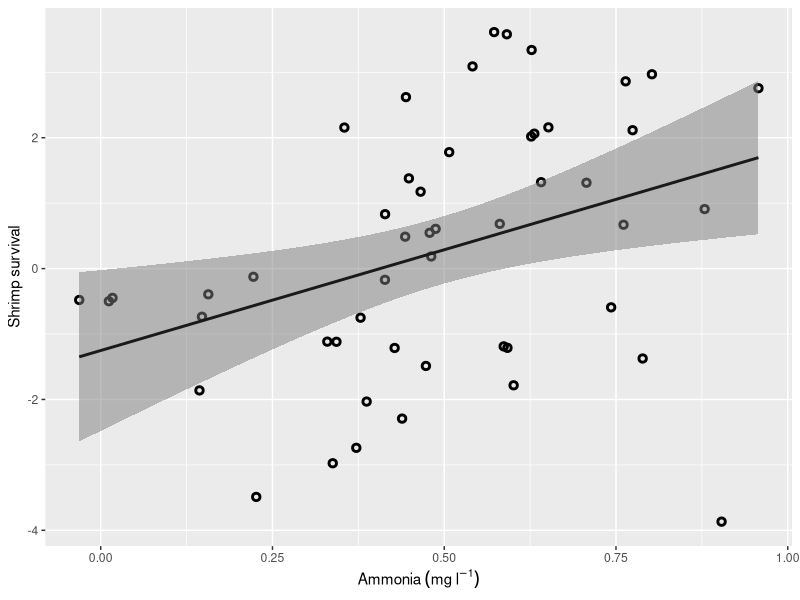
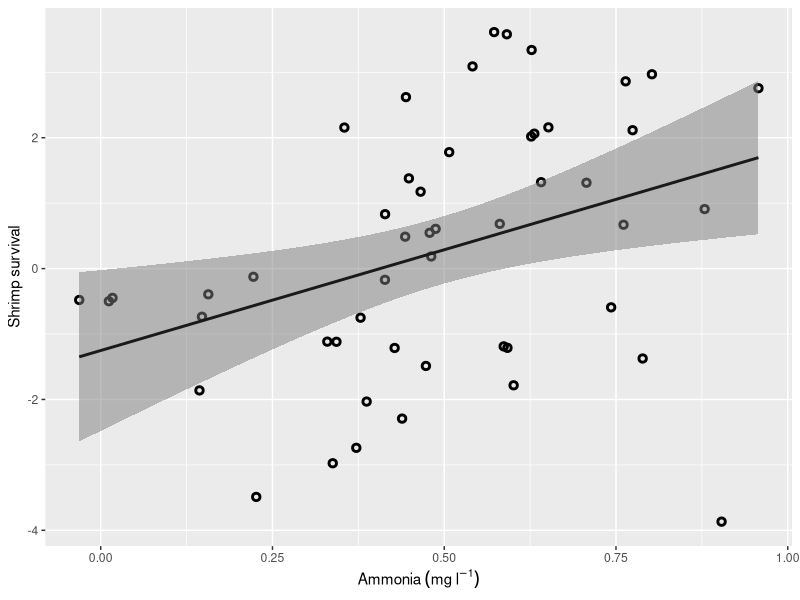

Write R code to recreate these figures, in order.
library(tidyverse)

# Shrimp aquaculture example
set.seed(42)
beta0 <- -2.4
beta1 <- 5 
sigma <- 2
shrimp_aqua <- tibble(
  ammonia_mg_l = rnorm(50, mean = 0.5, sd = 0.2),
  shrimp_survival = rnorm(50, beta0 + beta1 * ammonia_mg_l, sigma)
)
ggplot(shrimp_aqua, aes(ammonia_mg_l, shrimp_survival)) +
  geom_point(shape = 21, stroke = 1.5) +
  geom_smooth(method = "lm", fill = "grey50", alpha = 0.5, color = "grey10") +
  labs(x = expression(Ammonia ~ (mg~l^-1)),
       y = "Shrimp survival")
ggsave("course-materials/lecture-slides/scratch/week5/shrimp_aqua_bw.png",
       width = 5,
       height = 5,
       units = "in")

shrimp_aqua_lm <- lm(shrimp_survival ~ ammonia_mg_l, shrimp_aqua)
summary(shrimp_aqua_lm)
confint(shrimp_aqua_lm)